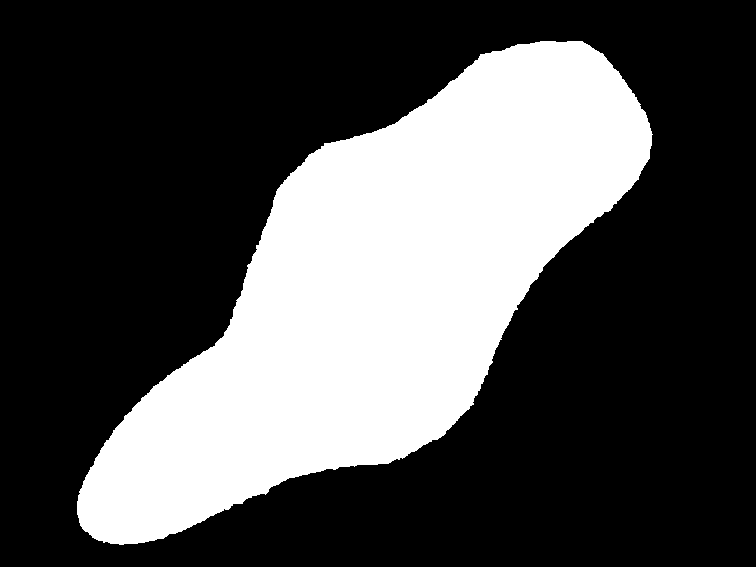
//> input picture files/feret.png, 756 x 567 px
$ ./feret ../files/feret.png   (built with g++ and OpenCV 4)
//> lines starting //> are read from the running program, lines starting //| are printed output that depends on the picture; after the words box and inside, x2 and y2 are one past the last pixel; in counts of white or black regions, pixels touching at a corner belong together
//
// Created by Harold on 2021/5/30.
//

#include <opencv2/imgproc.hpp>
#include <opencv2/imgcodecs.hpp>
#include <opencv2/highgui.hpp>
#include <iostream>

// https://blogs.mathworks.com/steve/2018/04/17/feret-properties-wrapping-up/

int main(int argc, char* argv[]) {
    // ./examples/m_feret ../files/feret.png
    auto I = cv::imread(argv[1], cv::IMREAD_GRAYSCALE);
//> I: 567 rows x 756 cols, CV_8UC1; 31.1% white; 1 white region

    std::vector<std::vector<cv::Point>> contours;
    std::vector<cv::Vec4i> hierarchy;
    cv::findContours(I, contours, hierarchy, cv::RETR_TREE, cv::CHAIN_APPROX_NONE);
//> contours = 1 contour; box (x1, y1, x2, y2) and area: (77, 41, 653, 545) 132734

    cv::Mat drawing = cv::Mat::zeros(I.size(), CV_8UC1);
    //drawContours(drawing, contours, -1, 255, 1, cv::LINE_8, hierarchy, 0);
    //cv::imshow("contours", drawing);

    auto contour = contours[contours.size()-1];
//> contour = contour of 1535 points, box (x1, y1, x2, y2) (77, 41, 653, 545), area 132734

    // notice: for following functions, use cv::Point or cv::Point2f
    // e.g. cv::arcLength has internal check for input type and only supports CV_32F or CV_32S
    // perimeter
    std::cout << cv::arcLength(contour, true) << std::endl;
//| 1806.31

    // axis aligned feret
    auto rect = cv::boundingRect(contour);
//> rect = Rect(77, 41, 576, 504)
    cv::rectangle(I, rect, cv::Scalar( 255, 255, 255 ));
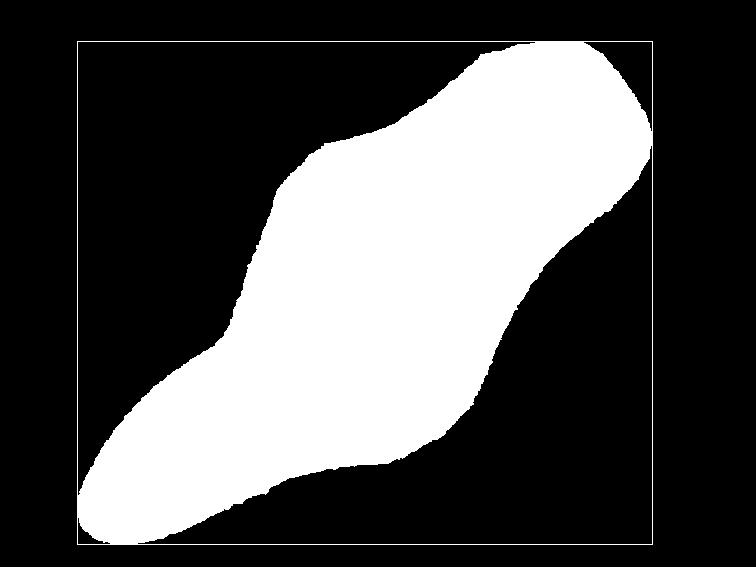
//> I: 567 rows x 756 cols, CV_8UC1; 31.6% white; 1 white region, box (x1, y1, x2, y2) and area: (77, 41, 653, 545) 135606

    // min area rect
    auto min_rect = cv::minAreaRect(contour);
//> min_rect = centre (365.9, 308.9), size (691.9, 285.2), angle -53.7
    cv::Point2f vtx[4];
    min_rect.points(vtx);
//> vtx = 4 Points (x, y): [276.3, 672.2], [46.35, 503.5], [455.5, -54.42], [685.5, 114.2]
    for(auto i = 0; i < 4; i++)
        cv::line(I, vtx[i], vtx[(i+1)%4], cv::Scalar(255, 255, 255), 1, cv::LINE_AA);
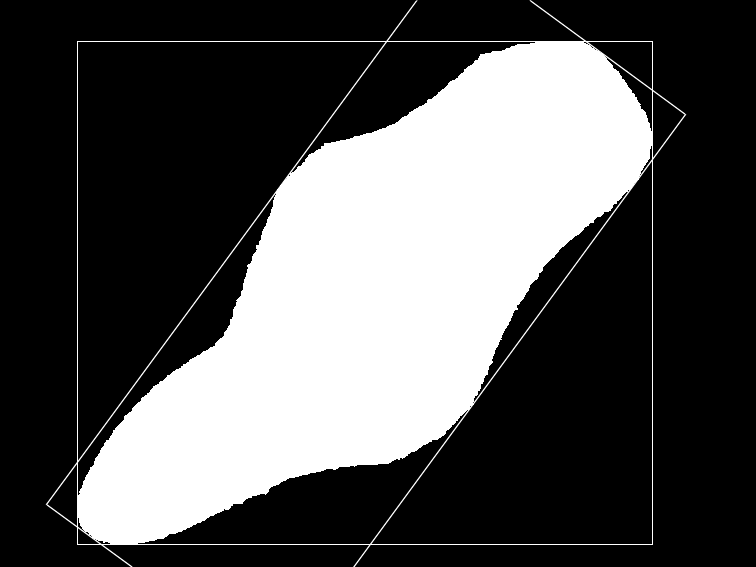
//> I: 567 rows x 756 cols, CV_8UC1; 0.82% of pixels changed, all inside (x1, y1, x2, y2) = (45, 0, 687, 567)

    // min area circle
    cv::Point2f center;
    float radius = 0;
    minEnclosingCircle(contour, center, radius);
//> center = Point(346.5, 295.4); radius = 352.2
    cv::circle(I, center, cvRound(radius), cv::Scalar(255, 255, 255), 1, cv::LINE_AA);

    // equivalent circle
    auto area = cv::contourArea(contour);
//> area = 132733.5
    auto r = sqrt(area / CV_PI);
//> r = 205.5
    auto moments = cv::moments(contour);
//> moments = moments, m00 132733.5, centre m10/m00, m01/m00 = (378.4, 290)
    auto c = cv::Point2d{moments.m10/moments.m00, moments.m01/moments.m00};
//> c = Point(378.4, 290)
    cv::circle(I, c, cvRound(r), cv::Scalar(255, 255, 255), 1, cv::LINE_AA);
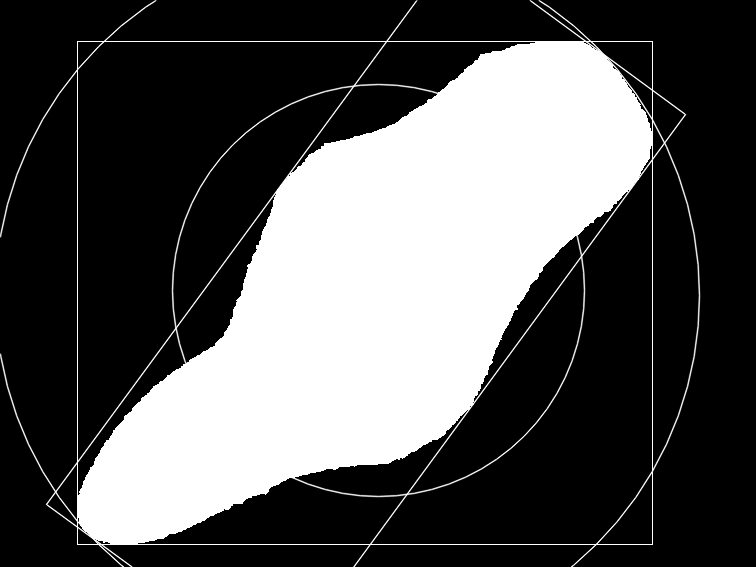
//> I: 567 rows x 756 cols, CV_8UC1; min 0, max 255, mean 83.4

    cv::namedWindow("img", cv::WINDOW_AUTOSIZE);
    cv::imshow("img", I);
    cv::waitKey();

    return 0;
}
